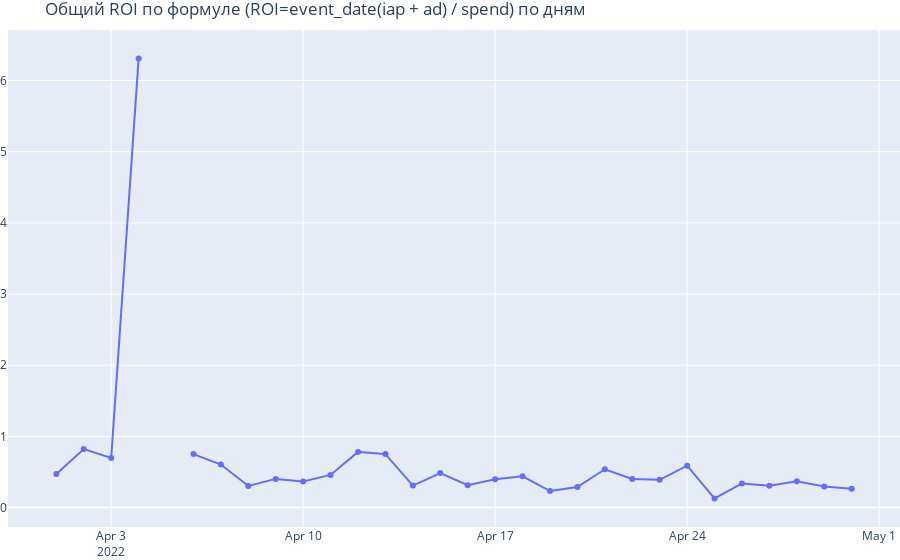

Notebook cell for this chart:
### Code cell
# Общий ROI по формуле (ROI=revenue(iap + ad) / spend) по дням 

x = roi_days.event_date              
y1 = roi_days.roi      

fig = go.Figure()
fig.add_trace(go.Scatter(x=x, y=y1,  name='roi', mode='lines+markers',))

fig.update_layout(legend_orientation="h",
                  legend=dict(x=.5, xanchor="center"),
                  hovermode="x",
                  title="Общий ROI по формуле (ROI=event_date(iap + ad) / spend) по дням",
                  margin=dict(l=0, r=0, t=30, b=0))
fig.update_traces(hoverinfo="all", hovertemplate="event_date: %{x}<br>roi: %{y}")
fig.show()

### Figure 1 — Plotly figure (JSON) as saved in the notebook; plotly's stock layout.template omitted (floating-point values rounded to 4 significant figures)
{"data": [{"hoverinfo": "all", "hovertemplate": "event_date: %{x}<br>roi: %{y}", "mode": "lines+markers", "name": "roi", "type": "scatter", "x": ["2022-04-01", "2022-04-02", "2022-04-03", "2022-04-04", "2022-04-05", "2022-04-06", "2022-04-07", "2022-04-08", "2022-04-09", "2022-04-10", "2022-04-11", "2022-04-12", "2022-04-13", "2022-04-14", "2022-04-15", "2022-04-16", "2022-04-17", "2022-04-18", "2022-04-19", "2022-04-20", "2022-04-21", "2022-04-22", "2022-04-23", "2022-04-24", "2022-04-25", "2022-04-26", "2022-04-27", "2022-04-28", "2022-04-29", "2022-04-30"], "y": [0.473, 0.8218, 0.6977, 6.308, null, 0.7513, 0.6047, 0.3029, 0.4029, 0.3663, 0.4586, 0.7825, 0.7512, 0.3092, 0.485, 0.3132, 0.3968, 0.4399, 0.2318, 0.2883, 0.5384, 0.402, 0.3898, 0.5888, 0.1289, 0.3384, 0.308, 0.3684, 0.2974, 0.2652]}], "layout": {"hovermode": "x", "legend": {"orientation": "h", "x": 0.5, "xanchor": "center"}, "margin": {"b": 0, "l": 0, "r": 0, "t": 30}, "title": {"text": "Общий ROI по формуле (ROI=event_date(iap + ad) / spend) по дням"}}}
